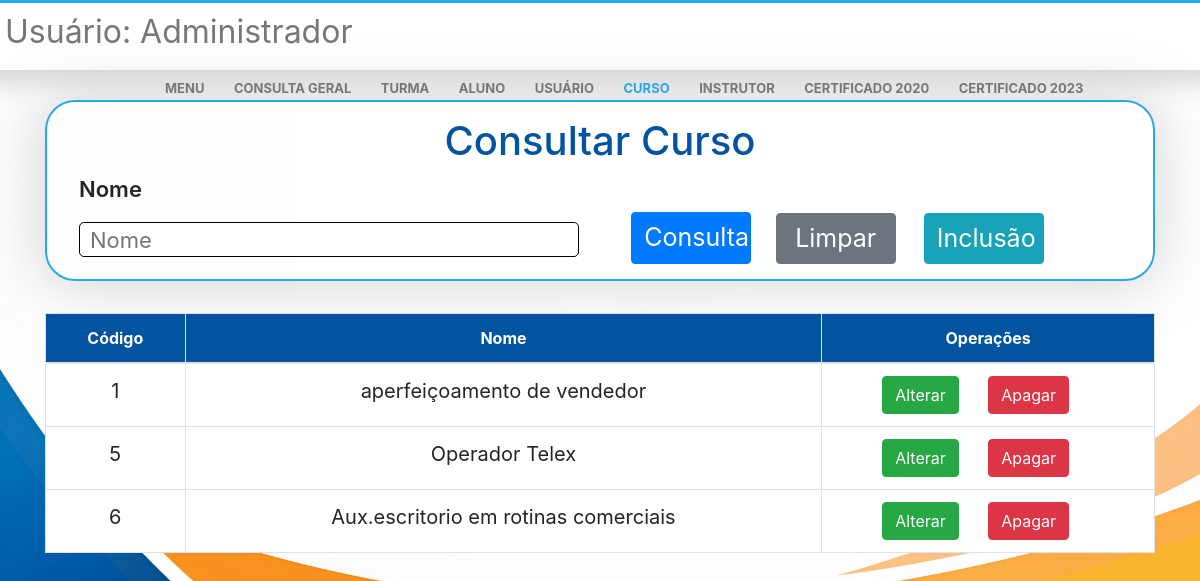
Screenshot of /menu/curselect.php (signed in) with the database file from the repository.
### tables this page shows
CREATE TABLE `curso` (
  `id` int(11) NOT NULL,
  `nome` varchar(100) NOT NULL
);

### menu/curselect.php (the view, shortened to what this page needs)
<?php
include('../connect.php');
$sql = 'select id, nome from curso order by 1';
$pesqnome = '';
?>
<!DOCTYPE html>
<html lang="pt-br">
<head>
    <link rel="stylesheet" href="https://stackpath.bootstrapcdn.com/bootstrap/4.1.3/css/bootstrap.min.css"
>
    <link rel="stylesheet" href="dnv.css">
</head>
<body style="background-image: url(../img/fundo.jpg); background-image: fixed; background-size: cover;">
    <div class="nav">
        <div class="row" id="rowtop">
            <div id="usushow">
                <h2>Usuário:
                    <span>
                        <?php echo $_SESSION['nome']; ?>
                    </span>
                </h2>
            </div>
            <div class="mnu">
                <a id="atop" href="../menu.php" style="text-decoration: none;">MENU</a>
                <a id="atop" href="conselect.php" style="text-decoration: none;">CONSULTA GERAL</a>
                <a id="atop" href="turselect.php" style="text-decoration: none;">TURMA</a>
                <a id="atop" href="aluselect.php" style="text-decoration: none;">ALUNO</a>
                <a id="atop" href="ususelect.php" style="text-decoration: none;">USUÁRIO</a>
                <a id="atop" href="curselect.php" style="text-decoration: none;color: #28a7e9;">CURSO</a>
                <a id="atop" href="insselect.php" style="text-decoration: none;">INSTRUTOR</a>
                <a id="atop" href="pesq2020.php" style="text-decoration: none;">CERTIFICADO 2020</a>
                <a id="atop" href="pesq2023.php" style="text-decoration: none;">CERTIFICADO 2023</a>
            </div>
        </div>
    </div>
    <center>
        <div class="container">
            <div class="jumbotron">
                <form method="POST">
                    <h1 style="color: rgb(2, 84, 160); ">Consultar Curso</h1>
                    <div class="row">
                        <div class="col">
                            <p class="pselect">Nome</p>
                            <input type="text" id="inpselect" name="pesqnome" placeholder="Nome"
                                value="<?php echo $pesqnome ?>">
                            <button type="submit" name="submit" class="btn btn btn-primary"
                                style="width: 120px;font-size: 25px; color: white;margin-right: 10px;">Consulta</button>
                            <a href="curselect.php" style="text-decoration: none;">
                                <button type="button" class="btn btn-secondary"
                                    style="width: 120px;font-size: 25px; color: white; margin-left: 10px;">Limpar</button>
                            </a>
                            <a href="curinsert.php">
                                <button type="button" class="btn btn-info"
                                    style="width: 120px;font-size: 25px; color: white;">Inclusão</button>
                            </a>
                        </div>
                    </div>
                    </div>
                    <table class="table table-bordered" style="background-color: white; text-align: center;">
                        <thead style="background-color: rgb(2, 84, 160);">
                            <tr>
                                <th scope="col" style="color: white;">Código</th>
                                <th scope="col" style="color: white;">Nome</th>
                                <th scope="col" style="color: white;">Operações</th>
                            </tr>
                        </thead>
                        <tbody>
                            <?php
                            $result = mysqli_query($con, $sql);
                            if ($result) {
                                while ($row = mysqli_fetch_assoc($result)) {
                                    echo "<tr>
                                <td style='font-size: 20px;'>" . $row['id'] . "</td>
                                <td style='font-size: 20px;'>" . $row['nome'] . "</td>
                                <td style='width:30%;' >
                                <a href='curupdate.php?updateid={$row['id']}'
                                <button type='button' class='btn btn-success'>
                                Alterar
                                </button>
                                </a>
                                <a href='curdelete.php?deleteid={$row['id']}'
                                <button type='button' class='btn btn-danger'>
                                Apagar
                                </button>
                                </a>
                                </td></tr>";
                                }
                            }
                            ?>
                        </tbody>
                    </table>
        </div>
    </center>
</body>
</html>

### menu/dnv.css (style rules this page uses)
.pselect { text-align: left; font-weight: 600; font-size: 22px; }
body { background-repeat: no-repeat; background-size: cover; }
#inpselect { float: left; width: 500px; height: 35px; padding-left: 10px; border-radius: 5px; border: solid 1px; transition: 0.3s ease-in-out; font-size: 22px; }
.jumbotron { box-shadow: 0px 0px 55px 7px #cfcfcfc9; border: solid 2px #28a7e9; border-radius: 30px; background-color: rgba(255, 255, 255, 0.700); margin-top: 30px; padding-top: 15px; padding-bottom: 15px; }
button { background-color: blue; }
#usushow { color: #777777; margin-left: 20px; }
h2 { font-weight: 400; }
.nav { background-color: #fff; box-shadow: 0px 0px 20px 15px #95959557; border-top: #28a7e9 3px solid; height: 70px; padding: 10px; line-height: 40px; }
.mnu { margin-left: 500px; }
a { color: #777777; margin-right: 25px; font-weight: 700; font-size: 13px; }
@media only screen and (max-width: 1660px) { .mnu { margin-left: 50px; } }
@media only screen and (max-width: 1360px) { .mnu { margin-left: 200px; } }
@media only screen and (max-width: 1360px) { #usushow { margin-left: 100px; } }
@media only screen and (max-width: 1222px) { .mnu { margin-left: 170px; } }
@media only screen and (max-width: 1222px) { #usushow { margin-left: 10px; } }
button { margin-top: -10px; }

### rows the page displays
curso: id "1", nome "aperfeiçoamento de vendedor"
curso: id "5", nome "Operador Telex"
curso: id "6", nome "Aux.escritorio em rotinas comerciais"

### other values shown
$_SESSION['nome'] "Administrador"
